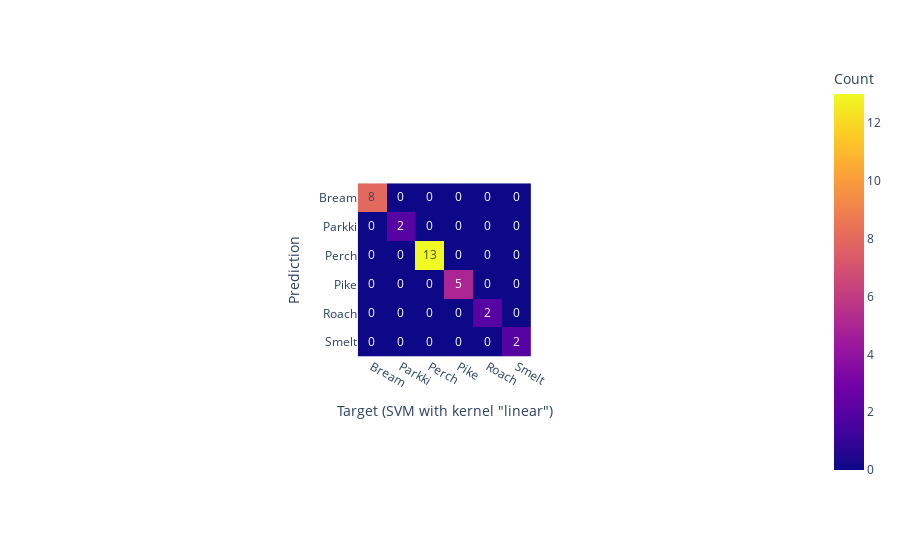

The cell this chart's notebook holds for it:
### Code cell
# 4. SVM
import plotly.express as px
from sklearn.svm import SVC
from sklearn.model_selection import GridSearchCV

param_kernel = ('linear', 'rbf', 'poly', 'sigmoid')
parameters = {'kernel': param_kernel}
model = SVC()
grid_search_svm = GridSearchCV(estimator=model, param_grid=parameters, cv=6)
grid_search_svm.fit(x_train, y_train)

best_model=grid_search_svm.best_estimator_
k = best_model.kernel

y_predict = best_model.predict(x_test)
y_svm_predict = y_predict

print(classification_report(y_predict, y_test))

# визуализируем
cm = confusion_matrix(y_test, y_predict)

plt.rcParams['figure.figsize'] = (10, 10)
fig = px.imshow(
    cm,
    text_auto=True,
    labels=dict(x="Predicted Class", y="True Class", color="Count"),
    x=class_names,
    y=class_names
)
fig.update_layout(xaxis_title=f'Target (SVM with kernel "{k}")', yaxis_title='Prediction')
# построена матрица ошибок – обученная модель предсказала правильно все объекты

### Figure 1 — Plotly figure (JSON) as saved in the notebook; plotly's stock layout.template omitted (floating-point values rounded to 4 significant figures)
{"data": [{"coloraxis": "coloraxis", "hovertemplate": "Predicted Class: %{x}<br>True Class: %{y}<br>Count: %{z}<extra></extra>", "name": "0", "texttemplate": "%{z}", "type": "heatmap", "x": ["Bream", "Parkki", "Perch", "Pike", "Roach", "Smelt"], "xaxis": "x", "y": ["Bream", "Parkki", "Perch", "Pike", "Roach", "Smelt"], "yaxis": "y", "z": [[8, 0, 0, 0, 0, 0], [0, 2, 0, 0, 0, 0], [0, 0, 13, 0, 0, 0], [0, 0, 0, 5, 0, 0], [0, 0, 0, 0, 2, 0], [0, 0, 0, 0, 0, 2]]}], "layout": {"autosize": true, "coloraxis": {"colorbar": {"title": {"text": "Count"}}, "colorscale": [[0, "#0d0887"], [0.1111, "#46039f"], [0.2222, "#7201a8"], [0.3333, "#9c179e"], [0.4444, "#bd3786"], [0.5556, "#d8576b"], [0.6667, "#ed7953"], [0.7778, "#fb9f3a"], [0.8889, "#fdca26"], [1, "#f0f921"]]}, "margin": {"t": 60}, "xaxis": {"anchor": "y", "autorange": true, "constrain": "domain", "domain": [0.3811, 0.6189], "range": [-0.5, 5.5], "scaleanchor": "y", "title": {"text": "Target (SVM with kernel \"linear\")"}, "type": "category"}, "yaxis": {"anchor": "x", "autorange": true, "constrain": "domain", "domain": [0, 1], "range": [5.5, -0.5], "title": {"text": "Prediction"}, "type": "category"}}}
